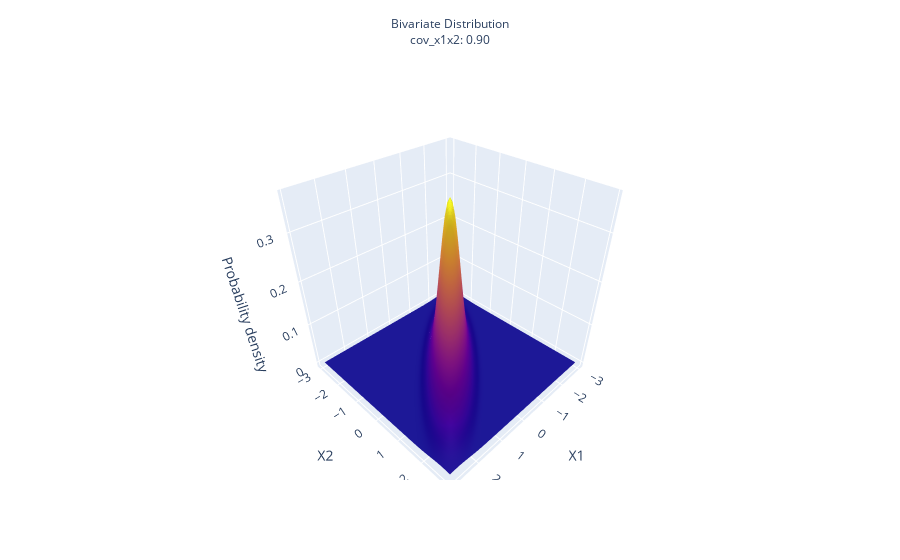

Here is the notebook cell this chart was saved with:
### Code cell
# if a value in variable X is higher, it is expected to be high in the corresponding value in variable Y too. In short, there is a positive relationship between them.

fig = go.Figure(
    go.Surface(
        z=pos_cov_gen[2],
        x=x1,
        y=x2,
        showscale=False
    )
)
fig.update_layout(
    {
        "title": dict(
            text=f"Bivariate Distribution<br>cov_x1x2: {pos_cov[0][1]:.2f}",
            y=0.95,
            x=0.5,
            xanchor="center",
            yanchor="top",
            font=dict(size=12)
        ), 
        "scene":dict(
            xaxis=dict(title='X1'),
            yaxis=dict(title='X2'),
            zaxis=dict(title='Probability density')
        ),
        "xaxis": dict(title="Values"),
        "yaxis": dict(title="Probability Density"),
    }
)

### Figure 1 — Plotly figure (JSON) as saved in the notebook; plotly's stock layout.template omitted (floating-point values rounded to 4 significant figures; data arrays with more than 128 entries replaced by an {"elided": "..."} marker saying what was removed)
{"data": [{"showscale": false, "type": "surface", "x": {"elided": "60x60 float values"}, "y": {"elided": "60x60 float values"}, "z": {"elided": "60x60 float values"}}], "layout": {"scene": {"xaxis": {"title": {"text": "X1"}}, "yaxis": {"title": {"text": "X2"}}, "zaxis": {"title": {"text": "Probability density"}}}, "title": {"font": {"size": 12}, "text": "Bivariate Distribution<br>cov_x1x2: 0.90", "x": 0.5, "xanchor": "center", "y": 0.95, "yanchor": "top"}, "xaxis": {"title": {"text": "Values"}}, "yaxis": {"title": {"text": "Probability Density"}}}}
